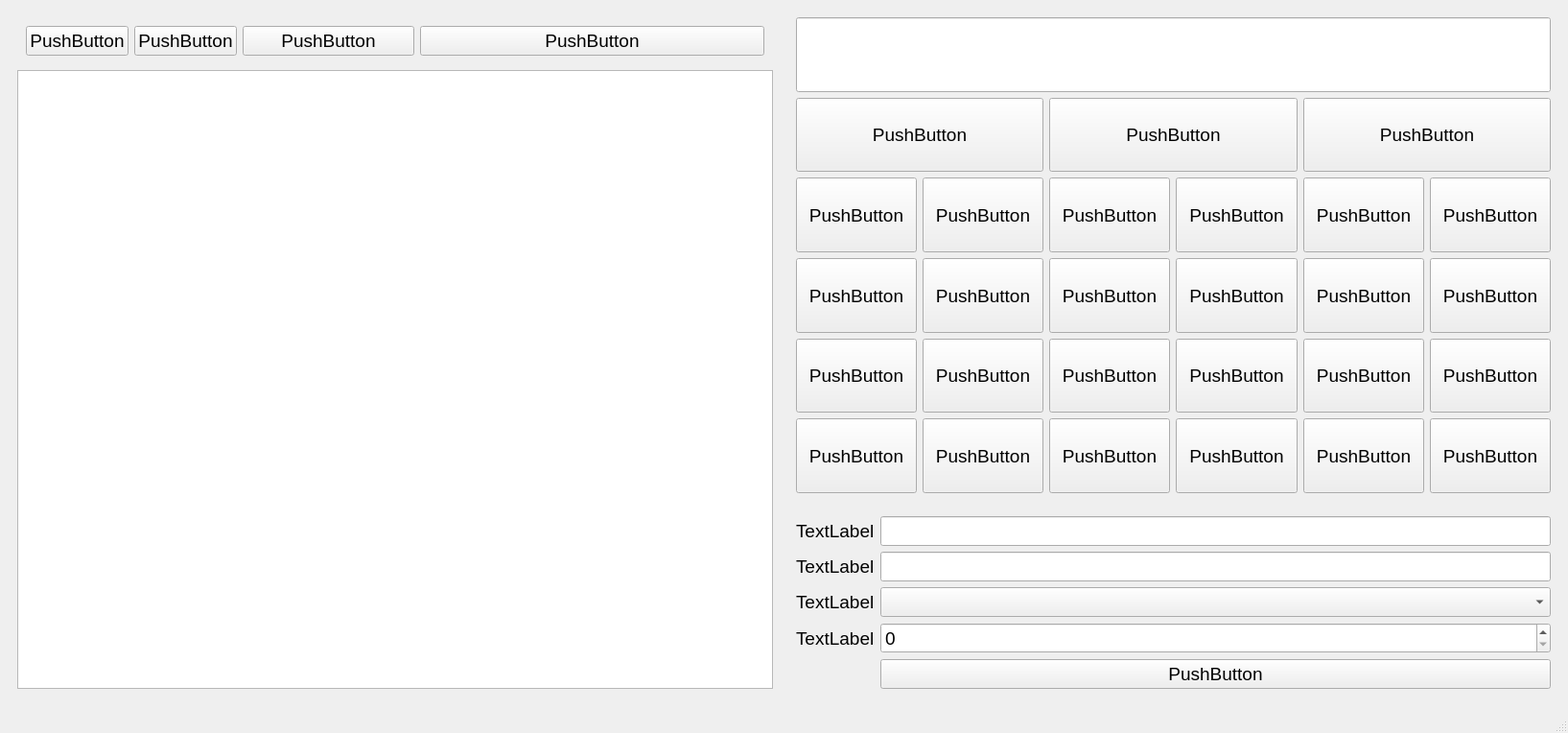
<?xml version="1.0" encoding="UTF-8"?>
<ui version="4.0">
 <class>MainWindow</class>
 <widget class="QMainWindow" name="MainWindow">
  <property name="geometry">
   <rect>
    <x>0</x>
    <y>0</y>
    <width>1635</width>
    <height>764</height>
   </rect>
  </property>
  <property name="font">
   <font>
    <pointsize>14</pointsize>
   </font>
  </property>
  <property name="windowTitle">
   <string>MainWindow</string>
  </property>
  <widget class="QWidget" name="centralwidget">
   <layout class="QGridLayout" name="gridLayout_2">
    <item row="0" column="0" rowspan="2">
     <widget class="QWidget" name="widget_4" native="true">
      <layout class="QVBoxLayout" name="verticalLayout">
       <item>
        <widget class="QWidget" name="widget" native="true">
         <layout class="QHBoxLayout" name="horizontalLayout" stretch="0,0,1,2">
          <item>
           <widget class="QPushButton" name="pushButton_4">
            <property name="text">
             <string>PushButton</string>
            </property>
           </widget>
          </item>
          <item>
           <widget class="QPushButton" name="pushButton">
            <property name="text">
             <string>PushButton</string>
            </property>
           </widget>
          </item>
          <item>
           <widget class="QPushButton" name="pushButton_2">
            <property name="text">
             <string>PushButton</string>
            </property>
           </widget>
          </item>
          <item>
           <widget class="QPushButton" name="pushButton_3">
            <property name="text">
             <string>PushButton</string>
            </property>
           </widget>
          </item>
         </layout>
        </widget>
       </item>
       <item>
        <widget class="QTextEdit" name="textEdit"/>
       </item>
      </layout>
     </widget>
    </item>
    <item row="0" column="1">
     <widget class="QWidget" name="widget_2" native="true">
      <layout class="QGridLayout" name="gridLayout">
       <item row="5" column="3">
        <widget class="QPushButton" name="pushButton_8">
         <property name="sizePolicy">
          <sizepolicy hsizetype="Expanding" vsizetype="Expanding">
           <horstretch>0</horstretch>
           <verstretch>0</verstretch>
          </sizepolicy>
         </property>
         <property name="text">
          <string>PushButton</string>
         </property>
        </widget>
       </item>
       <item row="5" column="0">
        <widget class="QPushButton" name="pushButton_5">
         <property name="sizePolicy">
          <sizepolicy hsizetype="Expanding" vsizetype="Expanding">
           <horstretch>0</horstretch>
           <verstretch>0</verstretch>
          </sizepolicy>
         </property>
         <property name="text">
          <string>PushButton</string>
         </property>
        </widget>
       </item>
       <item row="5" column="1">
        <widget class="QPushButton" name="pushButton_6">
         <property name="sizePolicy">
          <sizepolicy hsizetype="Expanding" vsizetype="Expanding">
           <horstretch>0</horstretch>
           <verstretch>0</verstretch>
          </sizepolicy>
         </property>
         <property name="text">
          <string>PushButton</string>
         </property>
        </widget>
       </item>
       <item row="3" column="2">
        <widget class="QPushButton" name="pushButton_19">
         <property name="sizePolicy">
          <sizepolicy hsizetype="Expanding" vsizetype="Expanding">
           <horstretch>0</horstretch>
           <verstretch>0</verstretch>
          </sizepolicy>
         </property>
         <property name="text">
          <string>PushButton</string>
         </property>
        </widget>
       </item>
       <item row="3" column="0">
        <widget class="QPushButton" name="pushButton_15">
         <property name="sizePolicy">
          <sizepolicy hsizetype="Expanding" vsizetype="Expanding">
           <horstretch>0</horstretch>
           <verstretch>0</verstretch>
          </sizepolicy>
         </property>
         <property name="text">
          <string>PushButton</string>
         </property>
        </widget>
       </item>
       <item row="2" column="4">
        <widget class="QPushButton" name="pushButton_30">
         <property name="sizePolicy">
          <sizepolicy hsizetype="Expanding" vsizetype="Expanding">
           <horstretch>0</horstretch>
           <verstretch>0</verstretch>
          </sizepolicy>
         </property>
         <property name="text">
          <string>PushButton</string>
         </property>
        </widget>
       </item>
       <item row="4" column="5">
        <widget class="QPushButton" name="pushButton_29">
         <property name="sizePolicy">
          <sizepolicy hsizetype="Expanding" vsizetype="Expanding">
           <horstretch>0</horstretch>
           <verstretch>0</verstretch>
          </sizepolicy>
         </property>
         <property name="text">
          <string>PushButton</string>
         </property>
        </widget>
       </item>
       <item row="1" column="4" colspan="2">
        <widget class="QPushButton" name="pushButton_31">
         <property name="sizePolicy">
          <sizepolicy hsizetype="Expanding" vsizetype="Expanding">
           <horstretch>0</horstretch>
           <verstretch>0</verstretch>
          </sizepolicy>
         </property>
         <property name="text">
          <string>PushButton</string>
         </property>
        </widget>
       </item>
       <item row="3" column="3">
        <widget class="QPushButton" name="pushButton_13">
         <property name="sizePolicy">
          <sizepolicy hsizetype="Expanding" vsizetype="Expanding">
           <horstretch>0</horstretch>
           <verstretch>0</verstretch>
          </sizepolicy>
         </property>
         <property name="text">
          <string>PushButton</string>
         </property>
        </widget>
       </item>
       <item row="5" column="2">
        <widget class="QPushButton" name="pushButton_7">
         <property name="sizePolicy">
          <sizepolicy hsizetype="Expanding" vsizetype="Expanding">
           <horstretch>0</horstretch>
           <verstretch>0</verstretch>
          </sizepolicy>
         </property>
         <property name="text">
          <string>PushButton</string>
         </property>
        </widget>
       </item>
       <item row="2" column="0">
        <widget class="QPushButton" name="pushButton_16">
         <property name="sizePolicy">
          <sizepolicy hsizetype="Expanding" vsizetype="Expanding">
           <horstretch>0</horstretch>
           <verstretch>0</verstretch>
          </sizepolicy>
         </property>
         <property name="text">
          <string>PushButton</string>
         </property>
        </widget>
       </item>
       <item row="1" column="2" colspan="2">
        <widget class="QPushButton" name="pushButton_22">
         <property name="sizePolicy">
          <sizepolicy hsizetype="Expanding" vsizetype="Expanding">
           <horstretch>0</horstretch>
           <verstretch>0</verstretch>
          </sizepolicy>
         </property>
         <property name="text">
          <string>PushButton</string>
         </property>
        </widget>
       </item>
       <item row="2" column="5">
        <widget class="QPushButton" name="pushButton_26">
         <property name="sizePolicy">
          <sizepolicy hsizetype="Expanding" vsizetype="Expanding">
           <horstretch>0</horstretch>
           <verstretch>0</verstretch>
          </sizepolicy>
         </property>
         <property name="text">
          <string>PushButton</string>
         </property>
        </widget>
       </item>
       <item row="3" column="4">
        <widget class="QPushButton" name="pushButton_27">
         <property name="sizePolicy">
          <sizepolicy hsizetype="Expanding" vsizetype="Expanding">
           <horstretch>0</horstretch>
           <verstretch>0</verstretch>
          </sizepolicy>
         </property>
         <property name="text">
          <string>PushButton</string>
         </property>
        </widget>
       </item>
       <item row="5" column="4">
        <widget class="QPushButton" name="pushButton_23">
         <property name="sizePolicy">
          <sizepolicy hsizetype="Expanding" vsizetype="Expanding">
           <horstretch>0</horstretch>
           <verstretch>0</verstretch>
          </sizepolicy>
         </property>
         <property name="text">
          <string>PushButton</string>
         </property>
        </widget>
       </item>
       <item row="4" column="2">
        <widget class="QPushButton" name="pushButton_11">
         <property name="sizePolicy">
          <sizepolicy hsizetype="Expanding" vsizetype="Expanding">
           <horstretch>0</horstretch>
           <verstretch>0</verstretch>
          </sizepolicy>
         </property>
         <property name="text">
          <string>PushButton</string>
         </property>
        </widget>
       </item>
       <item row="2" column="3">
        <widget class="QPushButton" name="pushButton_18">
         <property name="sizePolicy">
          <sizepolicy hsizetype="Expanding" vsizetype="Expanding">
           <horstretch>0</horstretch>
           <verstretch>0</verstretch>
          </sizepolicy>
         </property>
         <property name="text">
          <string>PushButton</string>
         </property>
        </widget>
       </item>
       <item row="2" column="2">
        <widget class="QPushButton" name="pushButton_14">
         <property name="sizePolicy">
          <sizepolicy hsizetype="Expanding" vsizetype="Expanding">
           <horstretch>0</horstretch>
           <verstretch>0</verstretch>
          </sizepolicy>
         </property>
         <property name="text">
          <string>PushButton</string>
         </property>
        </widget>
       </item>
       <item row="3" column="1">
        <widget class="QPushButton" name="pushButton_20">
         <property name="sizePolicy">
          <sizepolicy hsizetype="Expanding" vsizetype="Expanding">
           <horstretch>0</horstretch>
           <verstretch>0</verstretch>
          </sizepolicy>
         </property>
         <property name="text">
          <string>PushButton</string>
         </property>
        </widget>
       </item>
       <item row="1" column="0" colspan="2">
        <widget class="QPushButton" name="pushButton_21">
         <property name="sizePolicy">
          <sizepolicy hsizetype="Expanding" vsizetype="Expanding">
           <horstretch>0</horstretch>
           <verstretch>0</verstretch>
          </sizepolicy>
         </property>
         <property name="text">
          <string>PushButton</string>
         </property>
        </widget>
       </item>
       <item row="4" column="1">
        <widget class="QPushButton" name="pushButton_12">
         <property name="sizePolicy">
          <sizepolicy hsizetype="Expanding" vsizetype="Expanding">
           <horstretch>0</horstretch>
           <verstretch>0</verstretch>
          </sizepolicy>
         </property>
         <property name="text">
          <string>PushButton</string>
         </property>
        </widget>
       </item>
       <item row="3" column="5">
        <widget class="QPushButton" name="pushButton_25">
         <property name="sizePolicy">
          <sizepolicy hsizetype="Expanding" vsizetype="Expanding">
           <horstretch>0</horstretch>
           <verstretch>0</verstretch>
          </sizepolicy>
         </property>
         <property name="text">
          <string>PushButton</string>
         </property>
        </widget>
       </item>
       <item row="2" column="1">
        <widget class="QPushButton" name="pushButton_17">
         <property name="sizePolicy">
          <sizepolicy hsizetype="Expanding" vsizetype="Expanding">
           <horstretch>0</horstretch>
           <verstretch>0</verstretch>
          </sizepolicy>
         </property>
         <property name="text">
          <string>PushButton</string>
         </property>
        </widget>
       </item>
       <item row="5" column="5">
        <widget class="QPushButton" name="pushButton_28">
         <property name="sizePolicy">
          <sizepolicy hsizetype="Expanding" vsizetype="Expanding">
           <horstretch>0</horstretch>
           <verstretch>0</verstretch>
          </sizepolicy>
         </property>
         <property name="text">
          <string>PushButton</string>
         </property>
        </widget>
       </item>
       <item row="4" column="3">
        <widget class="QPushButton" name="pushButton_9">
         <property name="sizePolicy">
          <sizepolicy hsizetype="Expanding" vsizetype="Expanding">
           <horstretch>0</horstretch>
           <verstretch>0</verstretch>
          </sizepolicy>
         </property>
         <property name="text">
          <string>PushButton</string>
         </property>
        </widget>
       </item>
       <item row="4" column="0">
        <widget class="QPushButton" name="pushButton_10">
         <property name="sizePolicy">
          <sizepolicy hsizetype="Expanding" vsizetype="Expanding">
           <horstretch>0</horstretch>
           <verstretch>0</verstretch>
          </sizepolicy>
         </property>
         <property name="text">
          <string>PushButton</string>
         </property>
        </widget>
       </item>
       <item row="4" column="4">
        <widget class="QPushButton" name="pushButton_24">
         <property name="sizePolicy">
          <sizepolicy hsizetype="Expanding" vsizetype="Expanding">
           <horstretch>0</horstretch>
           <verstretch>0</verstretch>
          </sizepolicy>
         </property>
         <property name="text">
          <string>PushButton</string>
         </property>
        </widget>
       </item>
       <item row="0" column="0" colspan="6">
        <widget class="QLineEdit" name="lineEdit_3">
         <property name="sizePolicy">
          <sizepolicy hsizetype="Expanding" vsizetype="Expanding">
           <horstretch>0</horstretch>
           <verstretch>0</verstretch>
          </sizepolicy>
         </property>
        </widget>
       </item>
      </layout>
     </widget>
    </item>
    <item row="1" column="1">
     <widget class="QWidget" name="widget_3" native="true">
      <layout class="QFormLayout" name="formLayout">
       <item row="0" column="0">
        <widget class="QLabel" name="label">
         <property name="text">
          <string>TextLabel</string>
         </property>
        </widget>
       </item>
       <item row="0" column="1">
        <widget class="QLineEdit" name="lineEdit"/>
       </item>
       <item row="1" column="0">
        <widget class="QLabel" name="label_2">
         <property name="text">
          <string>TextLabel</string>
         </property>
        </widget>
       </item>
       <item row="1" column="1">
        <widget class="QLineEdit" name="lineEdit_2"/>
       </item>
       <item row="2" column="0">
        <widget class="QLabel" name="label_3">
         <property name="text">
          <string>TextLabel</string>
         </property>
        </widget>
       </item>
       <item row="2" column="1">
        <widget class="QComboBox" name="comboBox"/>
       </item>
       <item row="3" column="0">
        <widget class="QLabel" name="label_4">
         <property name="text">
          <string>TextLabel</string>
         </property>
        </widget>
       </item>
       <item row="3" column="1">
        <widget class="QSpinBox" name="spinBox"/>
       </item>
       <item row="4" column="1">
        <widget class="QPushButton" name="pushButton_32">
         <property name="text">
          <string>PushButton</string>
         </property>
        </widget>
       </item>
      </layout>
     </widget>
    </item>
   </layout>
  </widget>
  <widget class="QMenuBar" name="menubar">
   <property name="geometry">
    <rect>
     <x>0</x>
     <y>0</y>
     <width>1635</width>
     <height>34</height>
    </rect>
   </property>
  </widget>
  <widget class="QStatusBar" name="statusbar"/>
 </widget>
 <resources/>
 <connections/>
</ui>
